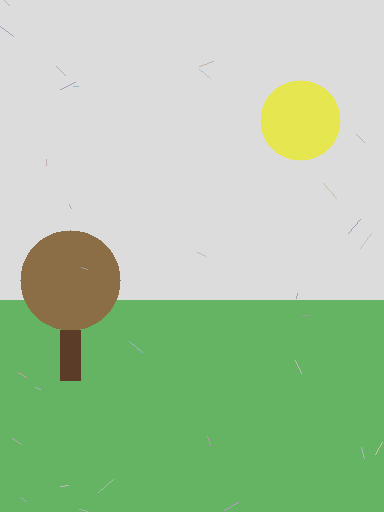
#> input picture data/originals/sample_painting.png, 384 x 512 px
$ python synthetic_damage_generator.py --input_dir ../data/originals --output_dir out
#> lines starting #> are read from the running program, lines starting #| are printed output that depends on the picture; after the words box and inside, x2 and y2 are one past the last pixel; in counts of white or black regions, pixels touching at a corner belong together

#!/usr/bin/env python3
import argparse, math, random
from pathlib import Path
import numpy as np
from PIL import Image, ImageFilter, ImageDraw
def set_seed(s): random.seed(s); np.random.seed(s)
def random_path(draw,w,h,ctrl=4,th=2):
    pts=[(random.randint(0,w-1),random.randint(0,h-1)) for _ in range(ctrl)]
    for i in range(len(pts)-1):
        a,b=pts[i],pts[i+1]
        for t in np.linspace(0,1,30):
            x=int(a[0]*(1-t)+b[0]*t); y=int(a[1]*(1-t)+b[1]*t)
            if 0<=x<w and 0<=y<h: draw.ellipse((x-th,y-th,x+th,y+th), fill=255)
def loss_mask(H,W,n=6):
    img=Image.new("L",(W,H),0); d=ImageDraw.Draw(img)
    for _ in range(n):
        r=random.randint(20,120); x=random.randint(0,W-1); y=random.randint(0,H-1)
        d.ellipse((x-r,y-r,x+r,y+r), fill=255)
    return (np.array(img.filter(ImageFilter.GaussianBlur(2)))>64).astype(np.uint8)
def main():
    ap=argparse.ArgumentParser()
    ap.add_argument("--input_dir", required=True); ap.add_argument("--output_dir", required=True)
    ap.add_argument("--num_per_image", type=int, default=2); ap.add_argument("--seed", type=int, default=42)
    ap.add_argument("--max_size", type=int, default=1600); a=ap.parse_args()
    set_seed(a.seed)
    inp=Path(a.input_dir); out=Path(a.output_dir)
    out_img=out/"synthetic_damaged"; out_msk=out/"synthetic_masks"
    out_img.mkdir(parents=True, exist_ok=True); out_msk.mkdir(parents=True, exist_ok=True)
    exts={".jpg",".jpeg",".png",".bmp",".tif",".tiff"}
    paths=[p for p in inp.rglob("*") if p.suffix.lower() in exts]
    cnt=0
    for p in paths:
        try: img=Image.open(p).convert("RGB")
#> img is the input picture: PIL image 384x512 RGB; mean R, G, B 168.6, 199, 161.7
        except Exception: continue
        if a.max_size and max(img.size)>a.max_size:
            w,h=img.size; s=a.max_size/float(max(w,h)); img=img.resize((int(w*s),int(h*s)), Image.LANCZOS)
        arr=np.array(img); H,W=arr.shape[:2]
#> after `H, W = arr.shape[:2]`: H = 512; W = 384
        for k in range(a.num_per_image):
            m=np.zeros((H,W), np.uint8); random_path(ImageDraw.Draw(Image.fromarray(m*255)), W, H, ctrl=5, th=2)
            m |= loss_mask(H,W,n=4)
            dimg=arr.copy(); dimg[m==1]=0
            stem=f"{p.stem}_syn_{k:02d}"
            Image.fromarray(dimg).save(out_img/f"{stem}.png")
            Image.fromarray((m*255).astype(np.uint8)).save(out_msk/f"{stem}.png"); cnt+=1
#> this loop made 2 passes
#> pass 1, in main, `m |= loss_mask(H,W,n=4)`:
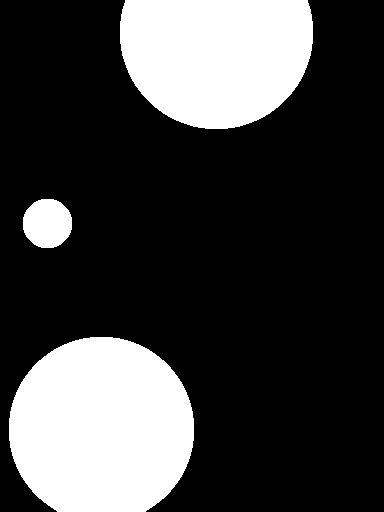
#> m: shape (512, 384); values 0 (black) and 1 (white), 25.1% white; 3 white regions, box (x1, y1, x2, y2) and area: (9, 337, 194, 512) 26467, (120, 0, 313, 129) 20867, (23, 199, 72, 248) 1925
#> pass 1, in main, `Image.fromarray(dimg).save(out_img/f"{stem}.png")`:
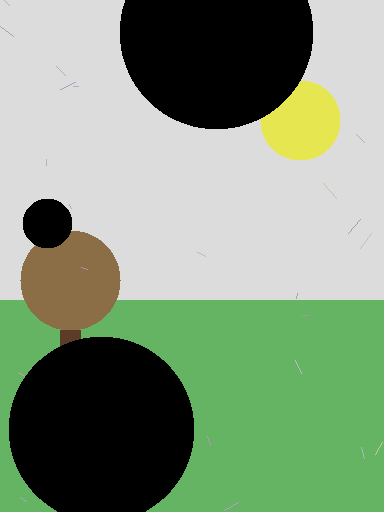
#> saved as sample_painting_syn_00.png: PIL image 384x512 RGB; mean R, G, B 129.8, 150, 123.6
#> after the loop:
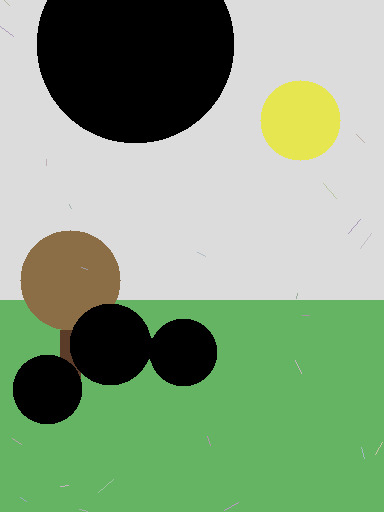
#> dimg: shape (512, 384, 3); mean R, G, B 135.5, 161.5, 128.9
#> after the loop:
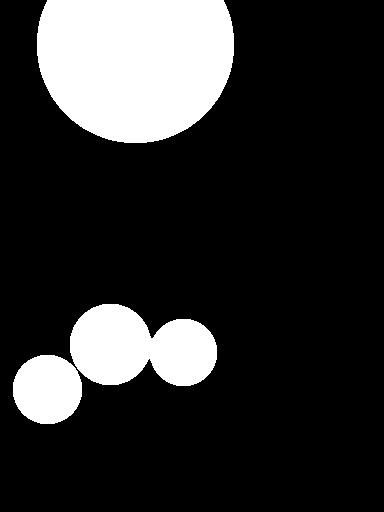
#> m: shape (512, 384); values 0 (black) and 1 (white), 18.5% white; 3 white regions, box (x1, y1, x2, y2) and area: (37, 0, 234, 143) 23799, (70, 304, 217, 386) 8798, (13, 355, 82, 424) 3796
#> after the loop, cnt = 2
    print("Wrote", cnt, "synthetic pairs")
#| Wrote 2 synthetic pairs
if __name__=="__main__": main()
